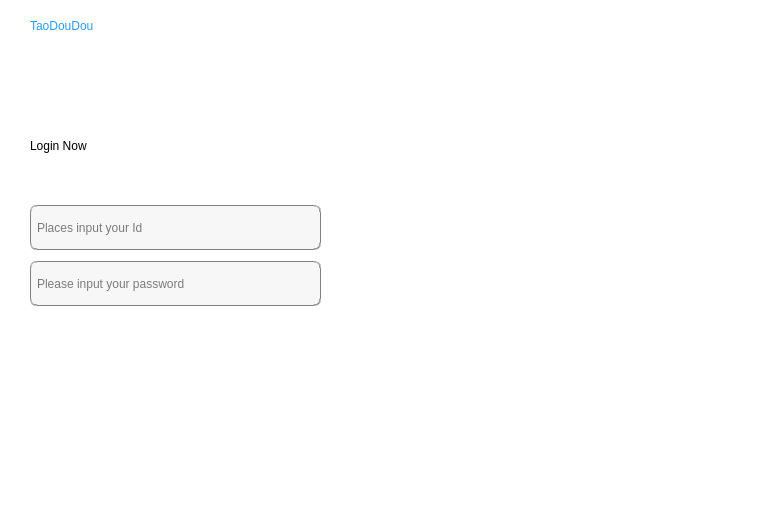
<?xml version="1.0" encoding="UTF-8"?>
<ui version="4.0">
 <class>MainWindow</class>
 <widget class="QMainWindow" name="MainWindow">
  <property name="geometry">
   <rect>
    <x>0</x>
    <y>0</y>
    <width>780</width>
    <height>520</height>
   </rect>
  </property>
  <property name="windowTitle">
   <string>MainWindow</string>
  </property>
  <property name="styleSheet">
   <string notr="true">background-color: rgb(255, 255, 255);

</string>
  </property>
  <widget class="QWidget" name="centralwidget">
   <widget class="QLabel" name="label_image">
    <property name="geometry">
     <rect>
      <x>390</x>
      <y>0</y>
      <width>391</width>
      <height>521</height>
     </rect>
    </property>
    <property name="styleSheet">
     <string notr="true">border-radius:7px;padding:0px 0px;</string>
    </property>
    <property name="text">
     <string/>
    </property>
   </widget>
   <widget class="QLabel" name="label">
    <property name="geometry">
     <rect>
      <x>30</x>
      <y>10</y>
      <width>151</width>
      <height>31</height>
     </rect>
    </property>
    <property name="styleSheet">
     <string notr="true">color: rgb(41, 155, 255);
font: 10pt &quot;Arial&quot;;</string>
    </property>
    <property name="text">
     <string>TaoDouDou</string>
    </property>
   </widget>
   <widget class="QLabel" name="label_2">
    <property name="geometry">
     <rect>
      <x>30</x>
      <y>120</y>
      <width>191</width>
      <height>51</height>
     </rect>
    </property>
    <property name="styleSheet">
     <string notr="true">font: 87 20pt &quot;Arial Black&quot;;</string>
    </property>
    <property name="text">
     <string>Login Now</string>
    </property>
   </widget>
   <widget class="QWidget" name="">
    <property name="geometry">
     <rect>
      <x>50</x>
      <y>340</y>
      <width>251</width>
      <height>71</height>
     </rect>
    </property>
    <layout class="QHBoxLayout" name="horizontalLayout">
     <item>
      <widget class="QPushButton" name="btn_signin">
       <property name="minimumSize">
        <size>
         <width>50</width>
         <height>40</height>
        </size>
       </property>
       <property name="styleSheet">
        <string notr="true">background-color: qlineargradient(spread:pad, x1:0.52, y1:1, x2:0.54, y2:0, 
stop:0.0112994 rgba(64, 145, 252, 255), 
stop:1 rgba(255, 255, 255, 255));
color: rgb(255, 255, 255);

border:0px groove gray;border-radius:
7px;padding:2px 4px;
font: 14pt &quot;Candara&quot;;</string>
       </property>
       <property name="text">
        <string>Sign in</string>
       </property>
      </widget>
     </item>
     <item>
      <spacer name="horizontalSpacer">
       <property name="orientation">
        <enum>Qt::Horizontal</enum>
       </property>
       <property name="sizeHint" stdset="0">
        <size>
         <width>40</width>
         <height>20</height>
        </size>
       </property>
      </spacer>
     </item>
     <item>
      <widget class="QPushButton" name="btn_signup">
       <property name="minimumSize">
        <size>
         <width>50</width>
         <height>40</height>
        </size>
       </property>
       <property name="styleSheet">
        <string notr="true">background-color: qlineargradient(spread:pad, x1:0.52, y1:1, x2:0.54, y2:0, 
stop:0.0112994 rgba(64, 145, 252, 255), 
stop:1 rgba(255, 255, 255, 255));
color: rgb(255, 255, 255);

border:0px groove gray;border-radius:
7px;padding:2px 4px;
font: 14pt &quot;Candara&quot;;</string>
       </property>
       <property name="text">
        <string>Sign up</string>
       </property>
      </widget>
     </item>
    </layout>
   </widget>
   <widget class="QWidget" name="">
    <property name="geometry">
     <rect>
      <x>30</x>
      <y>200</y>
      <width>291</width>
      <height>111</height>
     </rect>
    </property>
    <layout class="QVBoxLayout" name="verticalLayout">
     <item>
      <widget class="QLineEdit" name="lineEdit_username">
       <property name="minimumSize">
        <size>
         <width>0</width>
         <height>45</height>
        </size>
       </property>
       <property name="styleSheet">
        <string notr="true">background-color: rgb(247, 247, 247);
border:1px groove gray;border-radius:
7px;padding:2px 4px;
font: 10pt &quot;Candara&quot;;</string>
       </property>
       <property name="placeholderText">
        <string>Places input your Id</string>
       </property>
      </widget>
     </item>
     <item>
      <widget class="QLineEdit" name="lineEdit_password">
       <property name="minimumSize">
        <size>
         <width>0</width>
         <height>45</height>
        </size>
       </property>
       <property name="styleSheet">
        <string notr="true">background-color: rgb(247, 247, 247);
border:1px groove gray;border-radius:
7px;padding:2px 4px;
font: 10pt &quot;Candara&quot;;</string>
       </property>
       <property name="echoMode">
        <enum>QLineEdit::Password</enum>
       </property>
       <property name="placeholderText">
        <string>Please input your password</string>
       </property>
      </widget>
     </item>
    </layout>
   </widget>
  </widget>
 </widget>
 <resources/>
 <connections/>
</ui>
